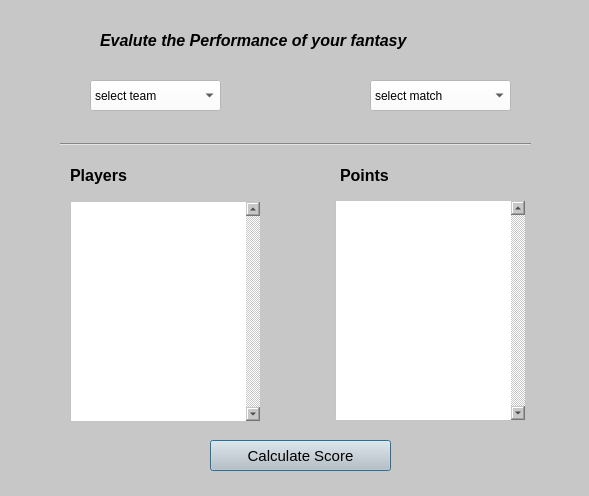
<?xml version="1.0" encoding="UTF-8"?>
<ui version="4.0">
 <class>Dialog</class>
 <widget class="QDialog" name="Dialog">
  <property name="geometry">
   <rect>
    <x>0</x>
    <y>0</y>
    <width>589</width>
    <height>496</height>
   </rect>
  </property>
  <property name="windowTitle">
   <string>Dialog</string>
  </property>
  <property name="styleSheet">
   <string notr="true">background-color: rgb(199, 199, 199);</string>
  </property>
  <widget class="QLabel" name="title">
   <property name="geometry">
    <rect>
     <x>100</x>
     <y>30</y>
     <width>401</width>
     <height>20</height>
    </rect>
   </property>
   <property name="font">
    <font>
     <family>Arial</family>
     <pointsize>12</pointsize>
     <weight>75</weight>
     <italic>true</italic>
     <bold>true</bold>
    </font>
   </property>
   <property name="text">
    <string>Evalute the Performance of your fantasy</string>
   </property>
  </widget>
  <widget class="QComboBox" name="combo_team">
   <property name="geometry">
    <rect>
     <x>90</x>
     <y>80</y>
     <width>131</width>
     <height>31</height>
    </rect>
   </property>
   <property name="font">
    <font>
     <family>Arial</family>
     <pointsize>9</pointsize>
    </font>
   </property>
   <property name="styleSheet">
    <string notr="true">background-color: rgb(255, 255, 255);</string>
   </property>
   <item>
    <property name="text">
     <string>select team</string>
    </property>
   </item>
  </widget>
  <widget class="QComboBox" name="combo_match">
   <property name="geometry">
    <rect>
     <x>370</x>
     <y>80</y>
     <width>141</width>
     <height>31</height>
    </rect>
   </property>
   <property name="font">
    <font>
     <family>Arial</family>
     <pointsize>9</pointsize>
    </font>
   </property>
   <property name="styleSheet">
    <string notr="true">background-color: rgb(255, 255, 255);</string>
   </property>
   <item>
    <property name="text">
     <string>select match</string>
    </property>
   </item>
  </widget>
  <widget class="Line" name="line">
   <property name="geometry">
    <rect>
     <x>60</x>
     <y>129</y>
     <width>471</width>
     <height>31</height>
    </rect>
   </property>
   <property name="orientation">
    <enum>Qt::Horizontal</enum>
   </property>
  </widget>
  <widget class="QLabel" name="label">
   <property name="geometry">
    <rect>
     <x>70</x>
     <y>160</y>
     <width>111</width>
     <height>31</height>
    </rect>
   </property>
   <property name="font">
    <font>
     <family>Arial</family>
     <pointsize>12</pointsize>
     <weight>75</weight>
     <bold>true</bold>
    </font>
   </property>
   <property name="text">
    <string>Players</string>
   </property>
  </widget>
  <widget class="QLabel" name="label_2">
   <property name="geometry">
    <rect>
     <x>340</x>
     <y>160</y>
     <width>81</width>
     <height>31</height>
    </rect>
   </property>
   <property name="font">
    <font>
     <family>Arial</family>
     <pointsize>12</pointsize>
     <weight>75</weight>
     <bold>true</bold>
    </font>
   </property>
   <property name="text">
    <string>Points</string>
   </property>
  </widget>
  <widget class="QListWidget" name="list_Players">
   <property name="geometry">
    <rect>
     <x>70</x>
     <y>201</y>
     <width>191</width>
     <height>221</height>
    </rect>
   </property>
   <property name="font">
    <font>
     <family>Arial</family>
    </font>
   </property>
   <property name="styleSheet">
    <string notr="true">background-color: rgb(255, 255, 255);</string>
   </property>
   <property name="frameShape">
    <enum>QFrame::StyledPanel</enum>
   </property>
   <property name="verticalScrollBarPolicy">
    <enum>Qt::ScrollBarAlwaysOn</enum>
   </property>
  </widget>
  <widget class="QListWidget" name="list_Points">
   <property name="geometry">
    <rect>
     <x>335</x>
     <y>200</y>
     <width>191</width>
     <height>221</height>
    </rect>
   </property>
   <property name="font">
    <font>
     <family>Arial</family>
    </font>
   </property>
   <property name="styleSheet">
    <string notr="true">background-color: rgb(255, 255, 255);</string>
   </property>
   <property name="verticalScrollBarPolicy">
    <enum>Qt::ScrollBarAlwaysOn</enum>
   </property>
  </widget>
  <widget class="QPushButton" name="btn_Score">
   <property name="geometry">
    <rect>
     <x>210</x>
     <y>440</y>
     <width>181</width>
     <height>31</height>
    </rect>
   </property>
   <property name="font">
    <font>
     <family>Arial</family>
     <pointsize>11</pointsize>
    </font>
   </property>
   <property name="text">
    <string>Calculate Score</string>
   </property>
  </widget>
 </widget>
 <resources/>
 <connections/>
</ui>
